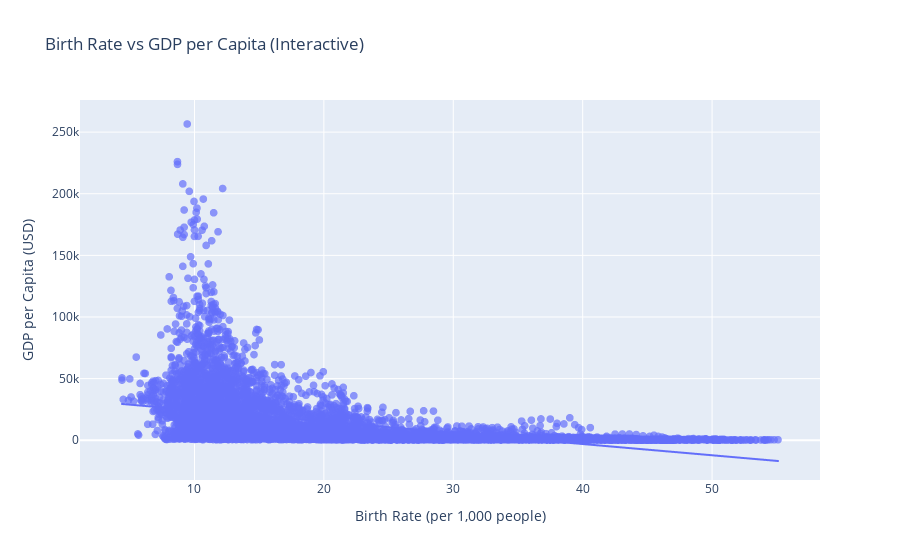

The code cell stored with this chart in its notebook:
### Code cell
import plotly.express as px

fig = px.scatter(
    df,
    x="birth_rate",
    y="gdp_per_capita",
    hover_name="country",
    trendline="ols",
    title="Birth Rate vs GDP per Capita (Interactive)",
    labels={
        "birth_rate": "Birth Rate (per 1,000 people)",
        "gdp_per_capita": "GDP per Capita (USD)"
    }
)

fig.update_traces(marker=dict(size=8, opacity=0.7))
fig.show()

### Figure 1 — Plotly figure (JSON) as saved in the notebook; plotly's stock layout.template omitted (floating-point values rounded to 4 significant figures; data arrays with more than 128 entries replaced by an {"elided": "..."} marker saying what was removed)
{"data": [{"hovertemplate": "<b>%{hovertext}</b><br><br>Birth Rate (per 1,000 people)=%{x}<br>GDP per Capita (USD)=%{y}<extra></extra>", "hovertext": {"elided": "9044 str values"}, "legendgroup": "", "marker": {"color": "#636efa", "opacity": 0.7, "size": 8, "symbol": "circle"}, "mode": "markers", "name": "", "showlegend": false, "type": "scattergl", "x": {"elided": "9044 float values"}, "xaxis": "x", "y": {"elided": "9044 float values"}, "yaxis": "y"}, {"hovertemplate": "<b>OLS trendline</b><br>gdp_per_capita = -912.916 * birth_rate + 33474.3<br>R<sup>2</sup>=0.248025<br><br>Birth Rate (per 1,000 people)=%{x}<br>GDP per Capita (USD)=%{y} <b>(trend)</b><extra></extra>", "legendgroup": "", "marker": {"color": "#636efa", "opacity": 0.7, "size": 8, "symbol": "circle"}, "mode": "lines", "name": "", "showlegend": false, "type": "scattergl", "x": {"elided": "8635 float values"}, "xaxis": "x", "y": {"elided": "8635 float values"}, "yaxis": "y"}], "layout": {"legend": {"tracegroupgap": 0}, "title": {"text": "Birth Rate vs GDP per Capita (Interactive)"}, "xaxis": {"anchor": "y", "domain": [0, 1], "title": {"text": "Birth Rate (per 1,000 people)"}}, "yaxis": {"anchor": "x", "domain": [0, 1], "title": {"text": "GDP per Capita (USD)"}}}}
